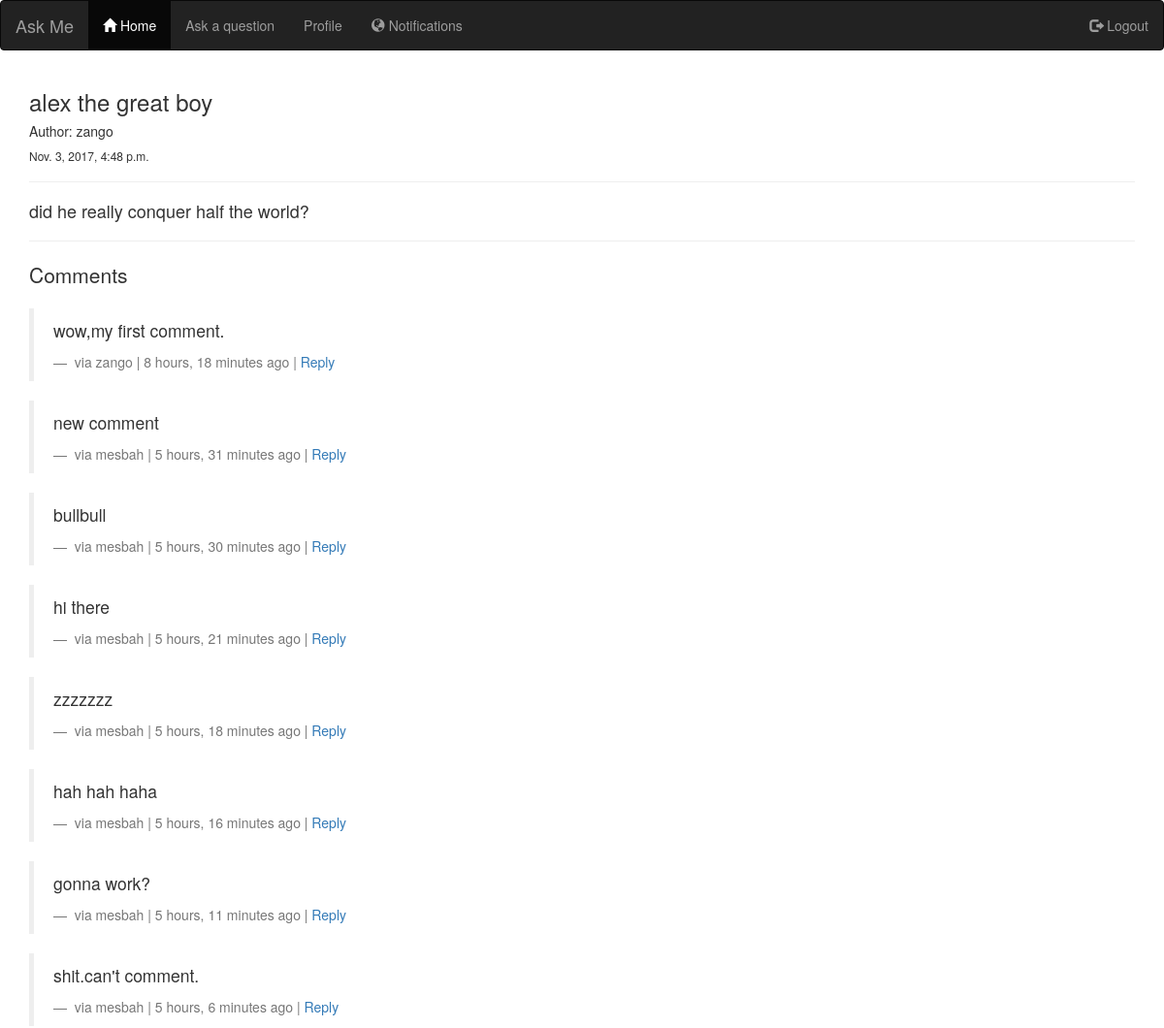
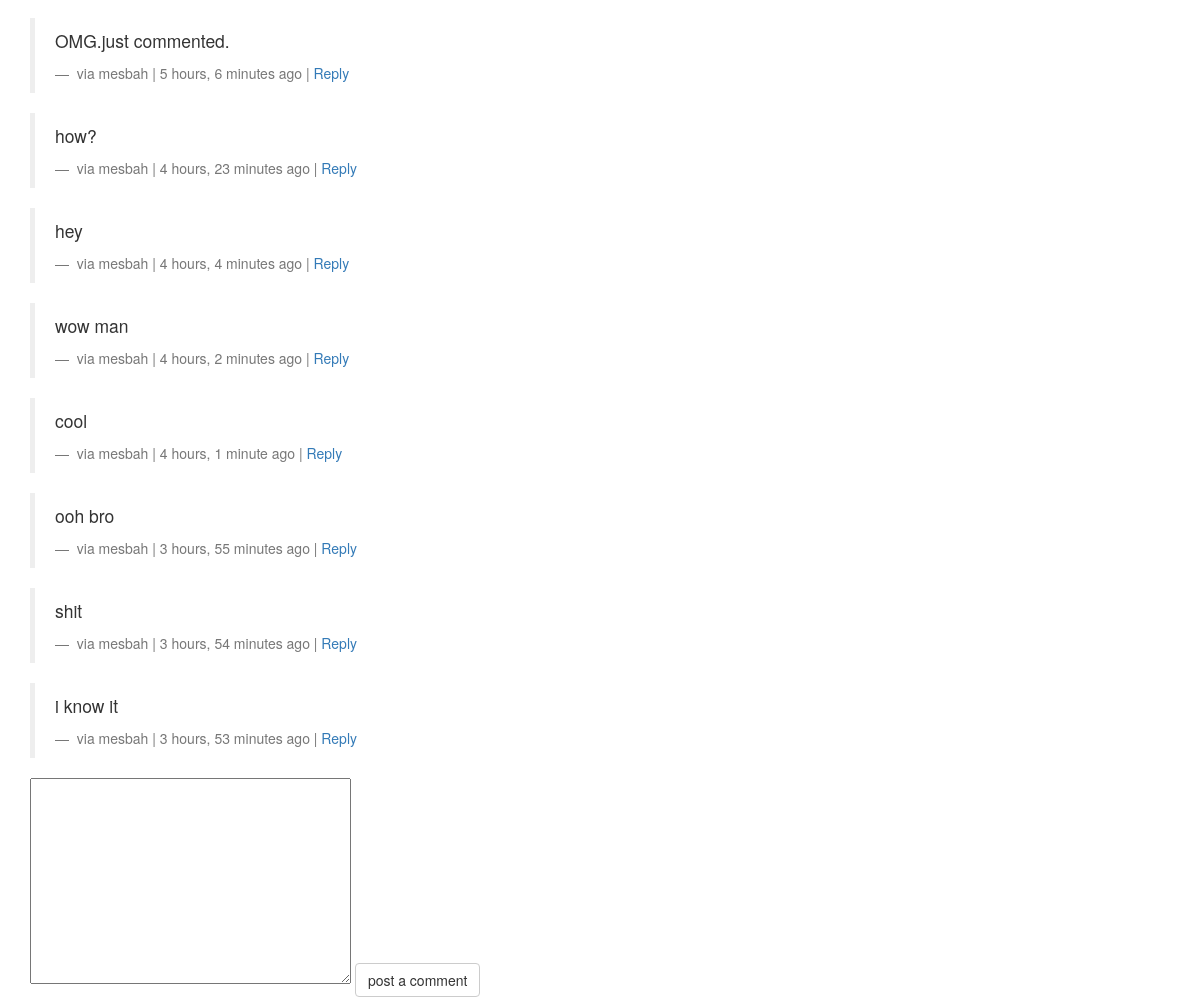
/details/1/ (signed in), run on the app's committed database (2 pictures, top to bottom).
### post/models.py (models this page shows, shortened)
class Post(models.Model):
    author = models.ForeignKey('auth.User')
    title = models.CharField(max_length=200)
    text = models.TextField()
    created_date = models.DateTimeField(
            default=timezone.now)
    published_date = models.DateTimeField(
            blank=True, null=True)
    class Meta:
        ordering = ['-published_date']

### comment/models.py (models this page shows, shortened)
class Comment(models.Model):
	user = models.ForeignKey('auth.User')
	content_type = models.ForeignKey(ContentType,on_delete = models.CASCADE)
	object_id = models.PositiveIntegerField()
	content_object = GenericForeignKey('content_type','object_id')
	parent = models.ForeignKey("self",null=True,blank =True)
	content = models.TextField()
	timestamp = models.DateTimeField(auto_now_add=True)
	objects = CommentManager()
	class Meta:
		ordering = ['timestamp']
	def children(self):
		return Comment.objects.filter(parent=self)

### home/views.py (the view, shortened to what this page needs)
# urls.py: url(r'^details/(?P<post_id>[0-9]+)/$',view = detailView, name = "detailView"),
def detailView(request,post_id):
	if not request.user.is_authenticated:
		return redirect("/login/")
	objects = Post.objects.filter(id=post_id)
	content_type = ContentType.objects.get_for_model(Post)
	for obj in objects:
		obj_id = obj.id
	initial_data = {
		"content_type" : content_type,
		"object_id" : obj_id,
	}
	comment_form = CommentForm(request.POST or None,initial = initial_data)
	comments = Comment.objects.filter(content_type = content_type, object_id=obj_id,parent = None)
	dict ={'post':objects,'comments':comments,'comment_form':comment_form}
	return render(request,'detail.html',dict)

### comment/forms.py
class CommentForm(forms.Form):
	content_type = forms.CharField(widget = forms.HiddenInput)
	object_id = forms.IntegerField(widget = forms.HiddenInput)
	parent_id = forms.IntegerField(widget = forms.HiddenInput,required = False)
	content = forms.CharField(label='',widget = forms.Textarea)

### home/templates/detail.html (shortened to what this page needs)
<!DOCTYPE html>
<html lang="en">
<head>
  <link rel="stylesheet" href="https://maxcdn.bootstrapcdn.com/bootstrap/3.3.7/css/bootstrap.min.css">
</head>
<body>
<nav class="navbar navbar-inverse">
  <div class="container-fluid">
    <div class="navbar-header">
      <a class="navbar-brand" href="/">Ask Me</a>
    </div>
    <ul class="nav navbar-nav">
      <li class="active"><a href="/"><span class="glyphicon glyphicon-home"></span> Home</a></li>
      <li><a href="/ask/"> Ask a question </a></li>
      <li><a href="/profile/"> Profile </a></li>
      <li><a href="/Notifications/"> <span class="glyphicon glyphicon-globe"></span> Notifications </a></li>
    </ul>
    <ul class="nav navbar-nav navbar-right">
      <li><a href="/logout/"><span class="glyphicon glyphicon-log-out"></span> Logout</a></li>
    </ul>
  </div>
</nav>
<div class="container">
{% for post in post %}
  <h3> {{post.title}} </h3>
  <h5> Author: {{post.author}} </h5>
  <h6>{{post.published_date}}</h6>
  <hr/>
  <h4> {{post.text}} </h4>
  <hr/>
{% endfor %}
<div>
  <p class = 'lead'> Comments </p>
  {% for comment in comments %}
  <blockquote>
      <p>{{comment.content}}</p>
        <footer> via {{ comment.user }} | {{ comment.timestamp|timesince }}  ago |
         <a class = "comment-reply-btn" href="#">Reply </a></footer>
    </blockquote>
  {% endfor %}
  <form method = "POST" action = "." placeholder = 'x' >{% csrf_token %}
    {{comment_form}}
    <input type='submit' value = 'post a comment' class = 'btn btn-default'>
    </form>
</div>
</body>
</html>

### data on the page
Post: title "alex the great boy", author "zango", published_date "Nov. 3, 2017, 4:48 p.m.", text "did he really conquer half the world?"
Comment: content "wow,my first comment.", user "zango", timestamp "8 hours, 18 minutes"
Comment: content "new comment", user "mesbah", timestamp "5 hours, 31 minutes"
Comment: content "bullbull", user "mesbah", timestamp "5 hours, 30 minutes"
Comment: content "hi there", user "mesbah", timestamp "5 hours, 21 minutes"
Comment: content "zzzzzzz", user "mesbah", timestamp "5 hours, 18 minutes"
Comment: content "hah hah haha", user "mesbah", timestamp "5 hours, 16 minutes"
Comment: content "gonna work?", user "mesbah", timestamp "5 hours, 11 minutes"
Comment: content "shit.can't comment.", user "mesbah", timestamp "5 hours, 6 minutes"
Comment: content "OMG.just commented.", user "mesbah", timestamp "5 hours, 6 minutes"
Comment: content "how?", user "mesbah", timestamp "4 hours, 23 minutes"
Comment: content "hey", user "mesbah", timestamp "4 hours, 4 minutes"
Comment: content "wow man", user "mesbah", timestamp "4 hours, 2 minutes"
Comment: content "cool", user "mesbah", timestamp "4 hours, 1 minute"
Comment: content "ooh bro", user "mesbah", timestamp "3 hours, 55 minutes"
Comment: content "shit", user "mesbah", timestamp "3 hours, 54 minutes"
Comment: content "i know it", user "mesbah", timestamp "3 hours, 53 minutes"
